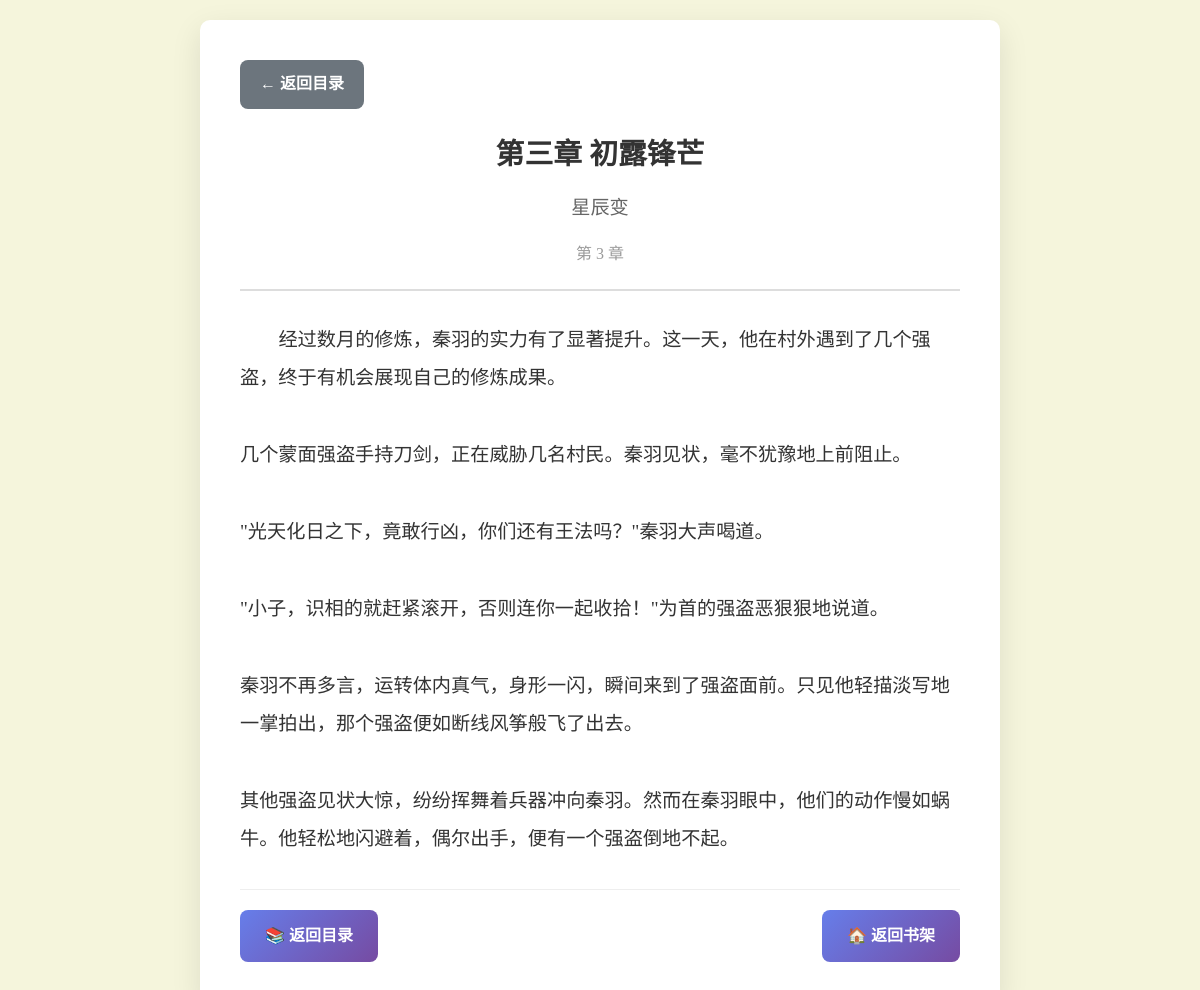
/chapter/6, run on an earlier commit of the app's database.
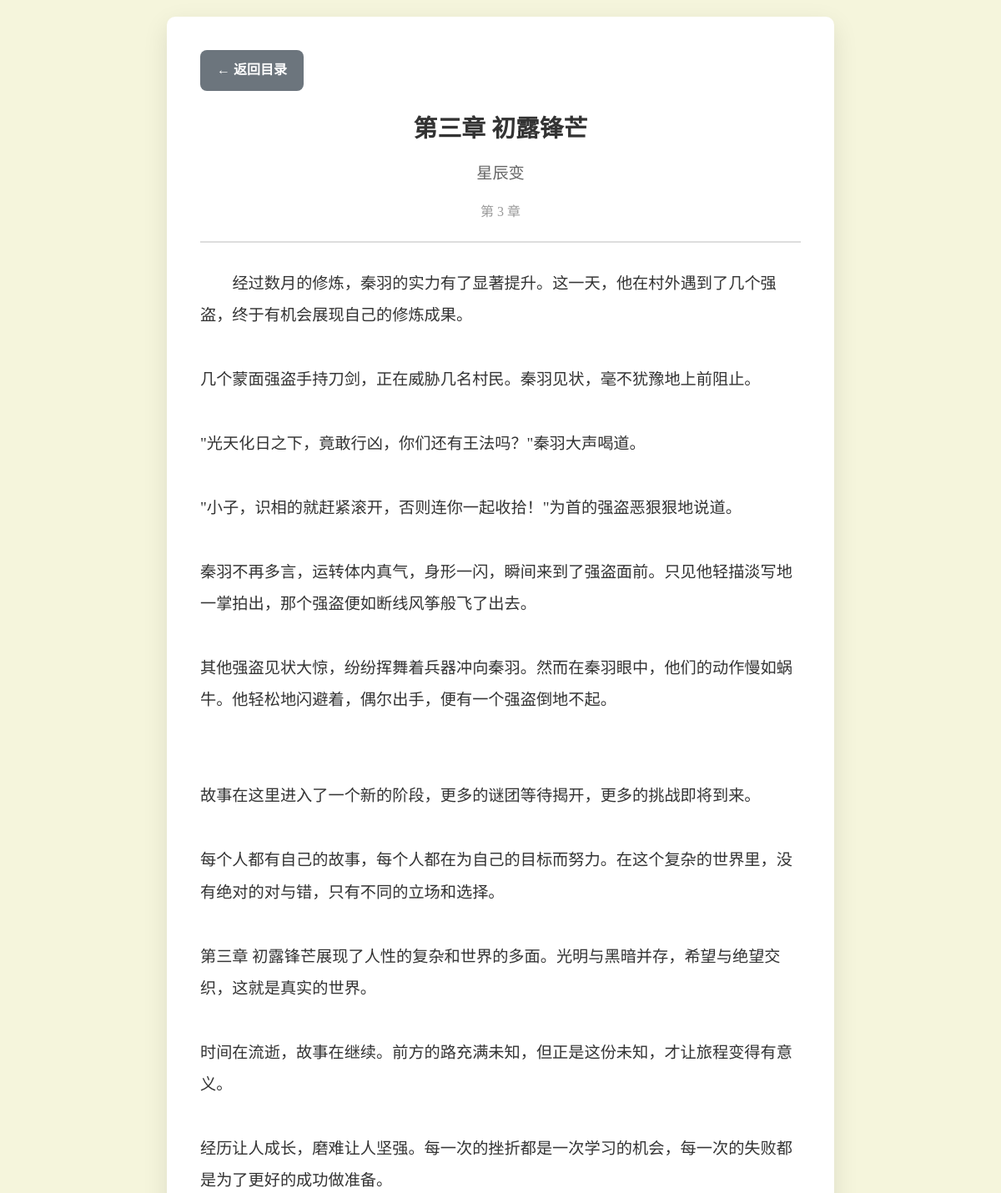
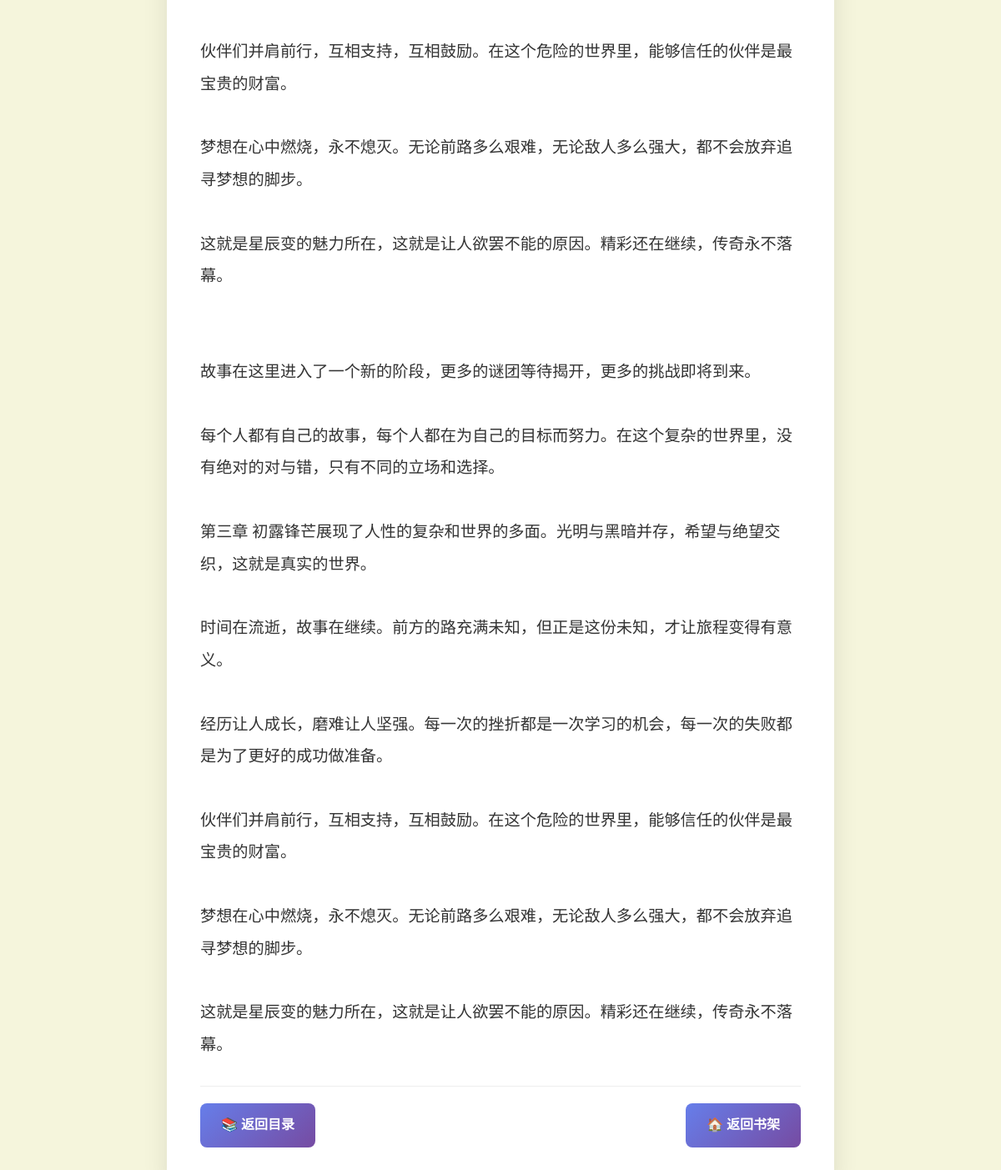
And on a later commit of the database (2 pictures, top to bottom).
### tables this page shows
CREATE TABLE chapters (
            id INTEGER PRIMARY KEY AUTOINCREMENT,
            novel_id INTEGER,
            chapter_number INTEGER,
            title TEXT,
            content TEXT,
            created_at TIMESTAMP DEFAULT CURRENT_TIMESTAMP,
            FOREIGN KEY (novel_id) REFERENCES novels (id)
        );

### novel_reader.py (the view)
@app.route('/chapter/<int:chapter_id>')
def read_chapter(chapter_id):
    content = novel_manager.get_chapter_content(chapter_id)
    if not content:
        return "章节不存在", 404
    conn = sqlite3.connect('novels.db')
    cursor = conn.cursor()
    cursor.execute('''
        SELECT c.title, c.chapter_number, n.title as novel_title, n.id as novel_id
        FROM chapters c
        JOIN novels n ON c.novel_id = n.id
        WHERE c.id = ?
    ''', (chapter_id,))
    result = cursor.fetchone()
    if not result:
        conn.close()
        return "章节信息不存在", 404
    chapter_info = {
        'id': chapter_id,
        'title': result[0],
        'chapter_number': result[1],
        'novel_title': result[2],
        'novel_id': result[3]
    }
    cursor.execute('''
        SELECT id FROM chapters
        WHERE novel_id = ? AND chapter_number < ?
        ORDER BY chapter_number DESC LIMIT 1
    ''', (chapter_info['novel_id'], chapter_info['chapter_number']))
    prev_result = cursor.fetchone()
    chapter_info['prev_id'] = prev_result[0] if prev_result else None
    cursor.execute('''
        SELECT id FROM chapters
        WHERE novel_id = ? AND chapter_number > ?
        ORDER BY chapter_number ASC LIMIT 1
    ''', (chapter_info['novel_id'], chapter_info['chapter_number']))
    next_result = cursor.fetchone()
    chapter_info['next_id'] = next_result[0] if next_result else None
    conn.close()
    return render_template('chapter.html', content=content, chapter=chapter_info)

### novel_reader.py (called while the page is built)
    def get_chapter_content(self, chapter_id):
        conn = sqlite3.connect('novels.db')
        cursor = conn.cursor()
        cursor.execute('SELECT content FROM chapters WHERE id = ?', (chapter_id,))
        result = cursor.fetchone()
        content = result[0] if result else None
        conn.close()
        return content

### templates/chapter.html (shortened to what this page needs)
<!DOCTYPE html>
<html lang="zh-CN">
<head>
</head>
<body>
    <div class="container">
        <a href="/novel/{{ chapter.novel_id }}" class="back-btn">← 返回目录</a>
        <div class="chapter-header">
            <h1 class="chapter-title">{{ chapter.title }}</h1>
            <div class="novel-title">{{ chapter.novel_title }}</div>
            <div class="chapter-number">第 {{ chapter.chapter_number }} 章</div>
        </div>
        <div class="chapter-content">
            {{ content|replace('\n', '<br>')|safe }}
        </div>
        <div class="navigation">
            <a href="/novel/{{ chapter.novel_id }}" class="nav-btn">📚 返回目录</a>
            <a href="/" class="nav-btn">🏠 返回书架</a>
        </div>
    </div>
</body>
</html>

What changed in the data, as far as the page shows it:
changed chapters "第三章 初露锋芒": content "…\"光天化日之下，竟敢行凶，你们还有王法吗？\"秦羽大声喝道。 \"小子，识相的就赶紧滚开，否则连你一起收拾！\"为首的强盗恶狠狠地说道。 秦羽不再多言，运转体内真气，身形一闪，瞬间来到了强盗面前。只见他轻描淡写地一掌拍出，那个强盗便如断线风筝般飞了出去。 其他强盗见状大惊，纷纷挥舞着兵器冲向秦羽。然而在秦羽眼中，他们的动作慢如蜗牛。他轻松地闪避着，偶尔出手，便有一个强盗倒地不起。" → "…\"光天化日之下，竟敢行凶，你们还有王法吗？\"秦羽大声喝道。 \"小子，识相的就赶紧滚开，否则连你一起收拾！\"为首的强盗恶狠狠地说道。 秦羽不再多言，运转体内真气，身形一闪，瞬间来到了强盗面前。只见他轻描淡写地一掌拍出，那个强盗便如断线风筝般飞了出去。 其他强盗见状大惊，纷纷挥舞着兵器冲向秦羽。然而在秦羽眼中，他们的动作慢如蜗牛。他轻松地闪避着，偶尔出手，便有一个强盗倒地不起。 故事在这里进入了一个新的阶段，更多的谜团等待揭开，更多的挑战即将到来。 每个人都有自己的故事，每个人都在为自己的目标而努力。在这个复杂的世界里，没有绝对的对与错，只有不同的立场和选择。 第三章 初露锋芒展现了人性的复杂和世界的多面。光明与黑暗并存，希望与绝望交织，这就是真实的世界。 时间在流逝，故事在继续。前方的路充满未知，但正是这份未知，才让旅程变得有意义。 经历让人成长，磨难让人坚强。每一次的挫折都是一次学习的机会，每一次的失败都是为了更好的成功做准备。 伙伴们并肩前行，互相支持，互相鼓励。在这个危险的世界里，能够信任的伙伴是最宝贵的财富。 梦想在心中燃烧，永不熄灭。无论前路多么艰难，无论敌人多么强大，都不会放弃追寻梦想的脚步。 这就是星辰变的魅力所在，这就是让人欲罢不能的原因。精彩还在继续，传奇永不落幕。 故事在这里进入了一个新的阶段，更多的谜团等待揭开，更多的挑战即将到来。 每个人都有自己的故事，每个人都在为自己的目标而努力。在这个复杂的世界里，没有绝对的对与错，只有不同的立场和选择。 第三章 初露锋芒展现了人性的复杂和世界的多面。光明与黑暗并存，希望与绝望交织，这就是真实的世界。…"
